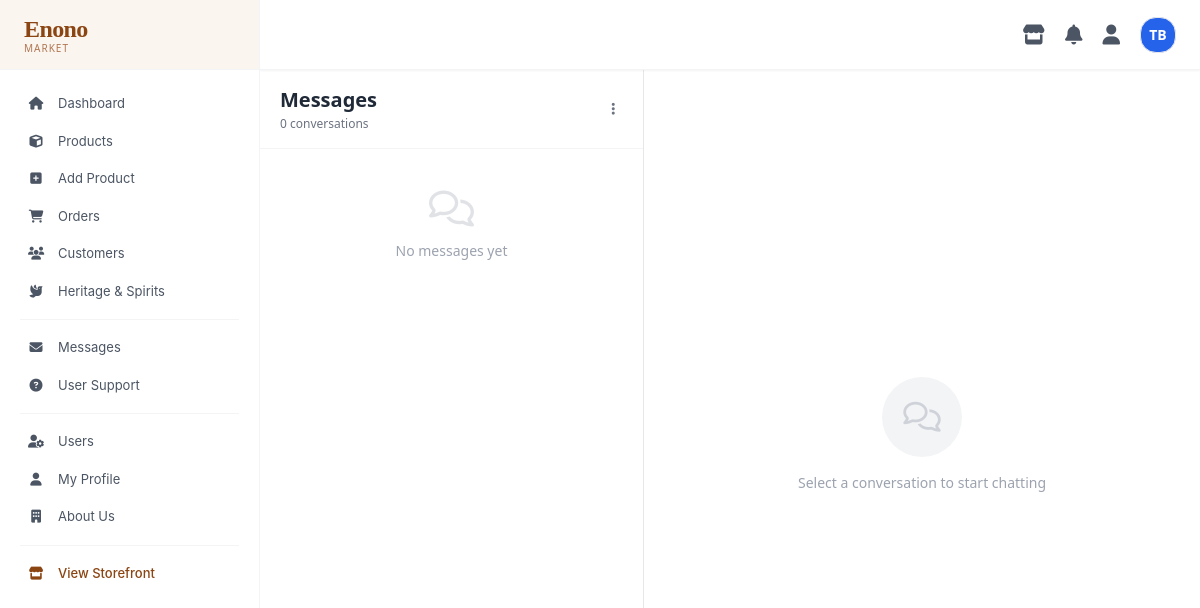
The app's page /Dashboard/messages.php?email=agwengtonnybrian@gmail.com (signed in), older data.
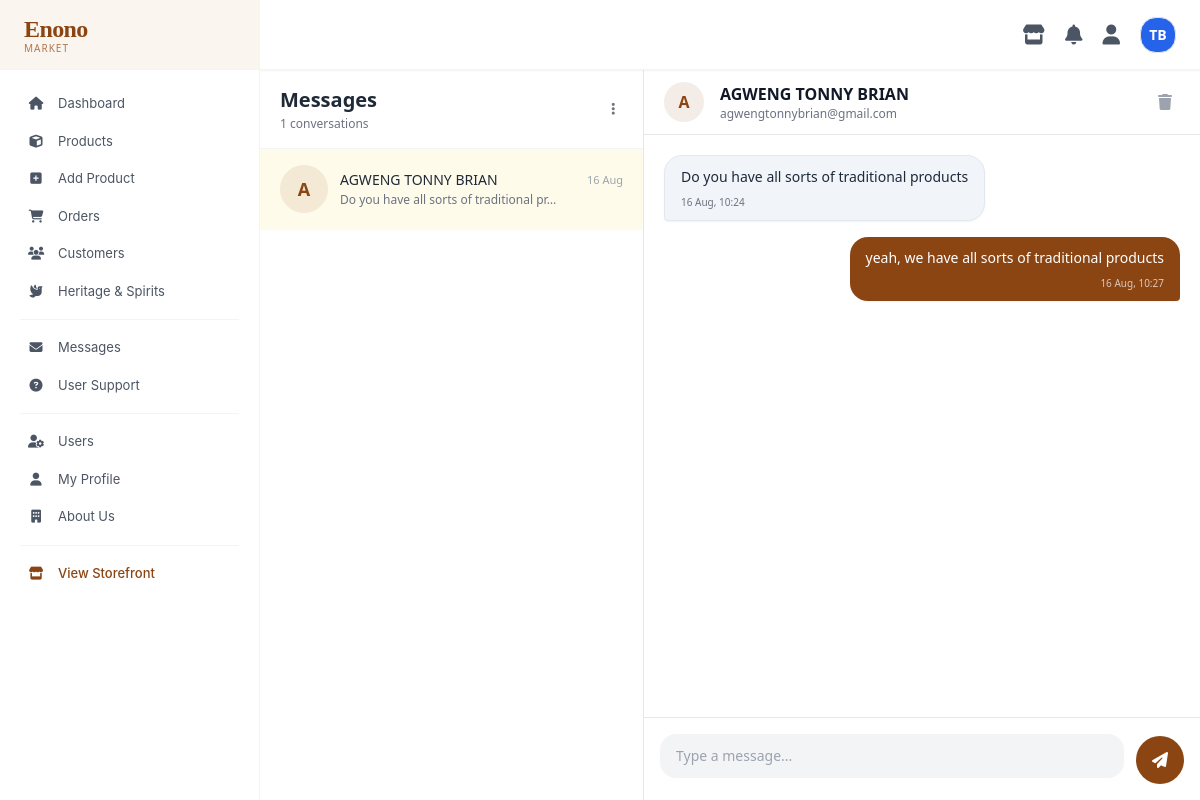
The same page, newer data.
### tables this page shows
CREATE TABLE `contact_messages` (
  `id` bigint(20) NOT NULL,
  `user_id` bigint(20) DEFAULT NULL,
  `name` varchar(150) NOT NULL,
  `email` varchar(255) NOT NULL,
  `phone` varchar(30) DEFAULT NULL,
  `subject` varchar(255) DEFAULT NULL,
  `message` text NOT NULL,
  `status` enum('new','read','replied','closed') NOT NULL DEFAULT 'new',
  `admin_reply` text DEFAULT NULL,
  `replied_by` bigint(20) DEFAULT NULL,
  `replied_at` timestamp NULL DEFAULT NULL,
  `ip_address` varchar(45) DEFAULT NULL,
  `user_agent` varchar(500) DEFAULT NULL,
  `created_at` timestamp NOT NULL DEFAULT current_timestamp(),
  `updated_at` timestamp NOT NULL DEFAULT current_timestamp() ON UPDATE current_timestamp()
);

CREATE TABLE `message_replies` (
  `id` bigint(20) NOT NULL,
  `contact_message_id` bigint(20) NOT NULL,
  `sender_type` enum('customer','admin') NOT NULL,
  `sender_id` bigint(20) DEFAULT NULL,
  `message` text NOT NULL,
  `created_at` timestamp NOT NULL DEFAULT current_timestamp()
);

### Dashboard/messages.php (the view, shortened to what the changed rows need)
<?php
require_once __DIR__ . '/../config/database-connection.php';
$selectedEmail = isset($_GET['email']) ? trim($_GET['email']) : '';
$selectedName  = '';
$chatMessages  = [];
if ($selectedEmail !== '') {
    $stmt = $pdo->prepare("
        SELECT * FROM contact_messages
        WHERE email = ?
        ORDER BY created_at ASC
    ");
    $stmt->execute([$selectedEmail]);
    $allMessages = $stmt->fetchAll(PDO::FETCH_ASSOC);
    if ($allMessages) {
        $selectedName = $allMessages[0]['name'];
        foreach ($allMessages as $msg) {
            $chatMessages[] = [
                'id'          => $msg['id'],
                'sender_type' => 'customer',
                'message'     => $msg['message'],
                'created_at'  => $msg['created_at'],
                'status'      => $msg['status']
            ];
            $repliesStmt = $pdo->prepare("
                SELECT * FROM message_replies
                WHERE contact_message_id = ?
                ORDER BY created_at ASC
            ");
            $repliesStmt->execute([$msg['id']]);
            $replies = $repliesStmt->fetchAll(PDO::FETCH_ASSOC);
            foreach ($replies as $r) {
                $chatMessages[] = [
                    'id'          => 'r' . $r['id'],
                    'sender_type' => $r['sender_type'],
                    'message'     => $r['message'],
                    'created_at'  => $r['created_at'],
                    'status'      => null
                ];
            }
        }
    }
}
$listStmt = $pdo->query("
    SELECT
        email,
        MAX(name) AS name,
        MAX(created_at) AS last_message_at,
        COUNT(*) AS total_messages,
        SUM(CASE WHEN status = 'new' THEN 1 ELSE 0 END) AS unread_count
    FROM contact_messages
    GROUP BY email
    ORDER BY last_message_at DESC
");
$conversations = $listStmt->fetchAll(PDO::FETCH_ASSOC);
?>
<!DOCTYPE html>
<html lang="en">
<head>
    <script src="https://cdn.tailwindcss.com"></script>
    <link rel="stylesheet" href="https://cdnjs.cloudflare.com/ajax/libs/font-awesome/6.5.0/css/all.min.css">
</head>
<body class="bg-gray-100 text-gray-800">
<div class="flex h-screen overflow-hidden">
    <div class="flex-1 flex flex-col overflow-hidden">
        <div class="flex-1 flex overflow-hidden">
            <div class="w-full md:w-96 bg-white border-r border-gray-200 flex flex-col <?= $selectedEmail ? 'hidden md:flex' : 'flex' ?>">
                <div class="px-5 py-4 border-b border-gray-100 flex items-center justify-between">
                    <div>
                        <h1 class="text-xl font-semibold">Messages</h1>
                        <p class="text-xs text-gray-500 mt-0.5"><?= count($conversations) ?> conversations</p>
                    </div>
                </div>
                <div class="flex-1 overflow-y-auto">
                    <?php if (empty($conversations)): ?>
                        <div class="p-10 text-center text-gray-400 text-sm">
                            <i class="fa-regular fa-comments text-4xl mb-3 opacity-30"></i>
                            <p>No messages yet</p>
                        </div>
                    <?php else: ?>
                        <?php foreach ($conversations as $conv): ?>
                            <?php
                            $isActive  = $selectedEmail === $conv['email'];
                            $hasUnread = $conv['unread_count'] > 0;
                            ?>
                            <a href="?email=<?= urlencode($conv['email']) ?>"
                               class="flex items-center gap-3 px-5 py-4 border-b border-gray-50 hover:bg-gray-50 transition
                                      <?= $isActive ? 'bg-amber-50' : '' ?>">
                                <div class="w-12 h-12 rounded-full bg-[#8B4513]/10 flex items-center justify-center text-[#8B4513] font-semibold text-lg flex-shrink-0">
                                    <?= strtoupper(substr($conv['name'], 0, 1)) ?>
                                </div>
                                <div class="flex-1 min-w-0">
                                    <div class="flex items-center justify-between gap-2">
                                        <p class="font-medium text-sm truncate <?= $hasUnread ? 'text-gray-900 font-semibold' : 'text-gray-800' ?>">
                                            <?= htmlspecialchars($conv['name']) ?>
                                        </p>
                                        <span class="text-[11px] text-gray-400 flex-shrink-0">
                                            <?= date('d M', strtotime($conv['last_message_at'])) ?>
                                        </span>
                                    </div>
                                    <div class="flex items-center justify-between mt-0.5">
                                        <p class="text-xs text-gray-500 truncate">
                                            <?= htmlspecialchars(mb_strimwidth($conv['last_message'], 0, 40, '…')) ?>
                                        </p>
                                    </div>
                                </div>
                            </a>
                        <?php endforeach; ?>
                    <?php endif; ?>
                </div>
            </div>
            <div class="flex-1 flex flex-col bg-white <?= !$selectedEmail ? 'hidden md:flex' : 'flex' ?>">
                <?php if (!$selectedEmail || empty($chatMessages)): ?>
                    <div class="flex-1 flex flex-col items-center justify-center text-gray-400">
                        <div class="w-20 h-20 rounded-full bg-gray-100 flex items-center justify-center mb-4">
                            <i class="fa-regular fa-comments text-3xl opacity-40"></i>
                        </div>
                        <p class="text-sm">Select a conversation to start chatting</p>
                    </div>
                <?php else: ?>
                    <div class="bg-white px-5 py-3 border-b border-gray-200 flex items-center gap-4">
                        <div class="w-10 h-10 rounded-full bg-[#8B4513]/10 flex items-center justify-center text-[#8B4513] font-semibold">
                            <?= strtoupper(substr($selectedName, 0, 1)) ?>
                        </div>
                        <div class="flex-1 min-w-0">
                            <p class="font-semibold text-gray-900 truncate"><?= htmlspecialchars($selectedName) ?></p>
                            <p class="text-xs text-gray-500 truncate"><?= htmlspecialchars($selectedEmail) ?></p>
                        </div>
                        <button onclick="deleteConversation('<?= htmlspecialchars($selectedEmail, ENT_QUOTES) ?>')"
                                class="text-gray-400 hover:text-red-500 transition p-2" title="Delete conversation">
                            <i class="fa-solid fa-trash"></i>
                        </button>
                    </div>
                    <div class="flex-1 chat-scroll p-5 space-y-4" id="chatBox">
                        <?php foreach ($chatMessages as $msg): ?>
                            <?php $isAdmin = $msg['sender_type'] === 'admin'; ?>
                            <div class="flex <?= $isAdmin ? 'justify-end' : 'justify-start' ?>">
                                <div class="<?= $isAdmin ? 'bubble-admin' : 'bubble-customer' ?> px-4 py-2.5 shadow-sm">
                                    <p class="text-sm leading-relaxed whitespace-pre-wrap"><?= htmlspecialchars($msg['message']) ?></p>
                                    <p class="text-[10px] mt-1.5 <?= $isAdmin ? 'text-white/70 text-right' : 'text-gray-500' ?>">
                                        <?= date('d M, H:i', strtotime($msg['created_at'])) ?>
                                    </p>
                                </div>
                            </div>
                        <?php endforeach; ?>
                    </div>
                    <div class="bg-white border-t border-gray-200 p-4">
                        <form id="replyForm" class="flex items-end gap-3">
                            <div class="flex-1">
                                <textarea id="replyMessage" name="message" rows="1" required
                                          placeholder="Type a message..."
                                          class="w-full bg-gray-100 border-0 rounded-2xl px-4 py-3 text-sm focus:outline-none focus:ring-2 focus:ring-[#8B4513]/30 resize-none"
                                          oninput="this.style.height = ''; this.style.height = this.scrollHeight + 'px'"></textarea>
                            </div>
                            <button type="submit" id="sendBtn"
                                    class="bg-[#8B4513] hover:bg-[#6B3410] text-white w-12 h-12 rounded-full flex items-center justify-center transition flex-shrink-0">
                                <i class="fa-solid fa-paper-plane" id="sendIcon"></i>
                            </button>
                        </form>
                    </div>
                <?php endif; ?>
            </div>
        </div>
    </div>
</div>
</body>
</html>

Row changes from the older to the newer data that the page shows:
added contact_messages: name "A", name "AGWENG TONNY BRIAN", created_at "16 Aug", message "Do you have all sorts of traditional pr…", message "Do you have all sorts of traditional products", created_at "16 Aug, 10:24"
added message_replies: message "yeah, we have all sorts of traditional products", created_at "16 Aug, 10:27"
Text that changed along with them:
count($conversations): "0" → "1"
$selectedEmail: (not shown) → "agwengtonnybrian@gmail.com"
text no longer shown: "No messages yet Select a conversation to start chatting"
